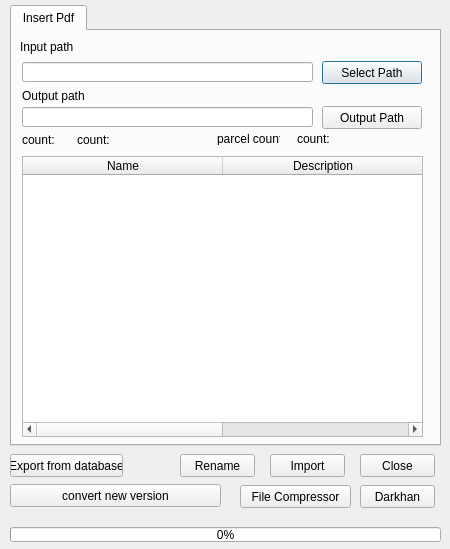
<?xml version="1.0" encoding="UTF-8"?>
<ui version="4.0">
 <class>PdfInsertDialog</class>
 <widget class="QDialog" name="PdfInsertDialog">
  <property name="geometry">
   <rect>
    <x>0</x>
    <y>0</y>
    <width>450</width>
    <height>549</height>
   </rect>
  </property>
  <property name="windowTitle">
   <string>Dialog</string>
  </property>
  <widget class="QTabWidget" name="tabWidget">
   <property name="geometry">
    <rect>
     <x>10</x>
     <y>5</y>
     <width>431</width>
     <height>441</height>
    </rect>
   </property>
   <property name="currentIndex">
    <number>0</number>
   </property>
   <widget class="QWidget" name="tab_2">
    <attribute name="title">
     <string>Insert Pdf</string>
    </attribute>
    <widget class="QTableWidget" name="tableWidget">
     <property name="geometry">
      <rect>
       <x>10</x>
       <y>125</y>
       <width>401</width>
       <height>281</height>
      </rect>
     </property>
     <attribute name="horizontalHeaderDefaultSectionSize">
      <number>200</number>
     </attribute>
     <column>
      <property name="text">
       <string>Name</string>
      </property>
     </column>
     <column>
      <property name="text">
       <string>Description</string>
      </property>
     </column>
    </widget>
    <widget class="QLabel" name="count">
     <property name="geometry">
      <rect>
       <x>65</x>
       <y>101</y>
       <width>91</width>
       <height>16</height>
      </rect>
     </property>
     <property name="text">
      <string>count:</string>
     </property>
    </widget>
    <widget class="QLabel" name="label_3">
     <property name="geometry">
      <rect>
       <x>10</x>
       <y>101</y>
       <width>41</width>
       <height>16</height>
      </rect>
     </property>
     <property name="text">
      <string>count:</string>
     </property>
    </widget>
    <widget class="QPushButton" name="select_file_button">
     <property name="geometry">
      <rect>
       <x>310</x>
       <y>30</y>
       <width>100</width>
       <height>23</height>
      </rect>
     </property>
     <property name="text">
      <string>Select Path</string>
     </property>
    </widget>
    <widget class="QLineEdit" name="decision_file_edit">
     <property name="geometry">
      <rect>
       <x>10</x>
       <y>31</y>
       <width>291</width>
       <height>20</height>
      </rect>
     </property>
     <property name="readOnly">
      <bool>true</bool>
     </property>
    </widget>
    <widget class="QLabel" name="label_4">
     <property name="geometry">
      <rect>
       <x>205</x>
       <y>101</y>
       <width>63</width>
       <height>13</height>
      </rect>
     </property>
     <property name="text">
      <string>parcel count:</string>
     </property>
    </widget>
    <widget class="QLabel" name="parcel_count_lbl">
     <property name="geometry">
      <rect>
       <x>285</x>
       <y>100</y>
       <width>91</width>
       <height>16</height>
      </rect>
     </property>
     <property name="text">
      <string>count:</string>
     </property>
    </widget>
    <widget class="QPushButton" name="output_file_button">
     <property name="geometry">
      <rect>
       <x>310</x>
       <y>75</y>
       <width>100</width>
       <height>23</height>
      </rect>
     </property>
     <property name="text">
      <string>Output Path</string>
     </property>
    </widget>
    <widget class="QLineEdit" name="output_file_edit">
     <property name="geometry">
      <rect>
       <x>10</x>
       <y>76</y>
       <width>291</width>
       <height>20</height>
      </rect>
     </property>
     <property name="readOnly">
      <bool>true</bool>
     </property>
    </widget>
    <widget class="QLabel" name="label">
     <property name="geometry">
      <rect>
       <x>10</x>
       <y>57</y>
       <width>291</width>
       <height>16</height>
      </rect>
     </property>
     <property name="text">
      <string>Output path</string>
     </property>
    </widget>
   </widget>
  </widget>
  <widget class="QPushButton" name="import_button">
   <property name="geometry">
    <rect>
     <x>270</x>
     <y>454</y>
     <width>75</width>
     <height>23</height>
    </rect>
   </property>
   <property name="text">
    <string>Import</string>
   </property>
  </widget>
  <widget class="QPushButton" name="close_button">
   <property name="geometry">
    <rect>
     <x>360</x>
     <y>454</y>
     <width>75</width>
     <height>23</height>
    </rect>
   </property>
   <property name="text">
    <string>Close</string>
   </property>
  </widget>
  <widget class="QProgressBar" name="progressBar">
   <property name="geometry">
    <rect>
     <x>10</x>
     <y>527</y>
     <width>431</width>
     <height>15</height>
    </rect>
   </property>
   <property name="value">
    <number>0</number>
   </property>
  </widget>
  <widget class="QLabel" name="label_2">
   <property name="geometry">
    <rect>
     <x>20</x>
     <y>39</y>
     <width>291</width>
     <height>16</height>
    </rect>
   </property>
   <property name="text">
    <string>Input path</string>
   </property>
  </widget>
  <widget class="QPushButton" name="rename_button">
   <property name="geometry">
    <rect>
     <x>180</x>
     <y>454</y>
     <width>75</width>
     <height>23</height>
    </rect>
   </property>
   <property name="text">
    <string>Rename</string>
   </property>
  </widget>
  <widget class="QPushButton" name="export_button">
   <property name="geometry">
    <rect>
     <x>10</x>
     <y>454</y>
     <width>113</width>
     <height>23</height>
    </rect>
   </property>
   <property name="text">
    <string>Export from database</string>
   </property>
  </widget>
  <widget class="QPushButton" name="conver_version_button">
   <property name="geometry">
    <rect>
     <x>10</x>
     <y>484</y>
     <width>211</width>
     <height>23</height>
    </rect>
   </property>
   <property name="text">
    <string>convert new version</string>
   </property>
  </widget>
  <widget class="QPushButton" name="darkhan_button">
   <property name="geometry">
    <rect>
     <x>360</x>
     <y>485</y>
     <width>75</width>
     <height>23</height>
    </rect>
   </property>
   <property name="text">
    <string>Darkhan</string>
   </property>
  </widget>
  <widget class="QPushButton" name="compressor_button">
   <property name="geometry">
    <rect>
     <x>240</x>
     <y>485</y>
     <width>111</width>
     <height>23</height>
    </rect>
   </property>
   <property name="text">
    <string>File Compressor</string>
   </property>
  </widget>
 </widget>
 <resources/>
 <connections/>
</ui>
